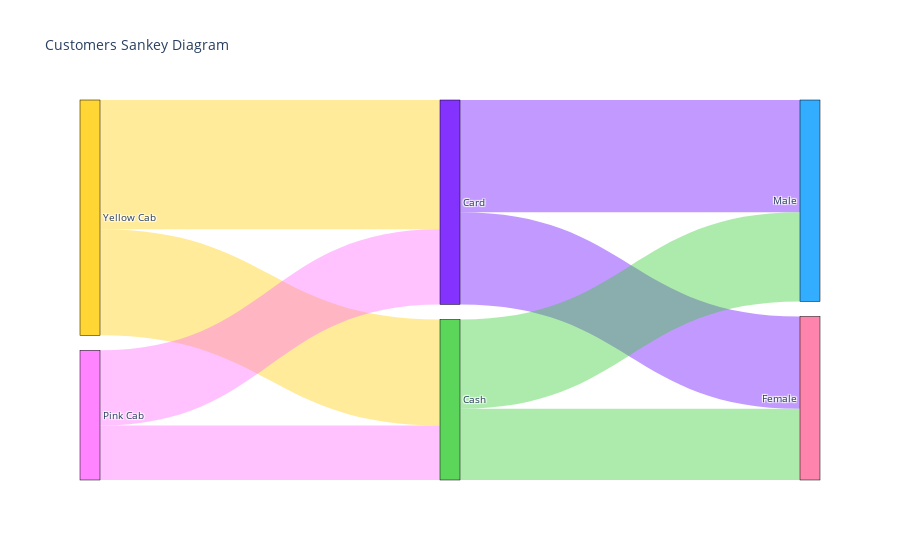

Here is the notebook cell this chart was saved with:
### Code cell
links_opacity = 0.4
node_colors = ['rgba(0, 0, 255, 0.8)'] * len(sankey_node_labels)
color_replacements = {
    'Yellow Cab': 'rgba(255, 204, 0, 0.8)', 
    'Pink Cab': 'rgba(255, 102, 255, 0.8)', 
    'Card': 'rgba(102, 0, 255, 0.8)', 
    'Cash': 'rgba(51, 204, 51, 0.8)', 
    'Male': 'rgba(0, 153, 255, 0.8)', 
    'Female': 'rgba(255, 102, 153, 0.8)'
}
# replacing default 'blue' by custom color in color_replacements
for key in color_replacements.keys():
    node_colors[sankey_node_labels.index(key)] = color_replacements[key]

# coloring link by source color
links_color = [node_colors[x].replace('0.8', str(links_opacity)) for x in sankey_links['source']]

fig = go.Figure(data=[go.Sankey(
    node = {
        'pad': 15,
        'thickness': 20,
        'line': {'color': 'black', 'width': 0.5},
        'label': sankey_node_labels,
        'color': node_colors
    },
    link = {
        'source': sankey_links['source'], # indices correspond to labels, eg A1, A2, A1, B1, ...
        'target': sankey_links['target'],
        'value': sankey_links['value'],
        #'label': ['l1', 'l2', 'l3', 'l4', 'l5', 'l6'],
        'color': links_color
    }
)])

fig.update_layout(title_text="Customers Sankey Diagram", font_size=10)

### Figure 1 — Plotly figure (JSON) as saved in the notebook; plotly's stock layout.template omitted (floating-point values rounded to 4 significant figures)
{"data": [{"link": {"color": ["rgba(255, 204, 0, 0.4)", "rgba(255, 204, 0, 0.4)", "rgba(255, 102, 255, 0.4)", "rgba(255, 102, 255, 0.4)", "rgba(102, 0, 255, 0.4)", "rgba(102, 0, 255, 0.4)", "rgba(51, 204, 51, 0.4)", "rgba(51, 204, 51, 0.4)", "rgba(0, 153, 255, 0.4)", "rgba(0, 153, 255, 0.4)", "rgba(0, 153, 255, 0.4)", "rgba(0, 153, 255, 0.4)", "rgba(0, 153, 255, 0.4)", "rgba(255, 102, 153, 0.4)", "rgba(255, 102, 153, 0.4)", "rgba(255, 102, 153, 0.4)", "rgba(255, 102, 153, 0.4)", "rgba(255, 102, 153, 0.4)"], "source": [0, 0, 1, 1, 2, 2, 3, 3, 4, 4, 4, 4, 4, 5, 5, 5, 5, 5], "target": [2, 3, 2, 3, 4, 5, 4, 5, 6, 7, 8, 9, 10, 6, 7, 8, 9, 10], "value": [22263, 18273, 12956, 9393, 19322, 15897, 15389, 12277, 0, 0, 0, 0, 0, 0, 0, 0, 0, 0]}, "node": {"color": ["rgba(255, 204, 0, 0.8)", "rgba(255, 102, 255, 0.8)", "rgba(102, 0, 255, 0.8)", "rgba(51, 204, 51, 0.8)", "rgba(0, 153, 255, 0.8)", "rgba(255, 102, 153, 0.8)", "rgba(0, 0, 255, 0.8)", "rgba(0, 0, 255, 0.8)", "rgba(0, 0, 255, 0.8)", "rgba(0, 0, 255, 0.8)", "rgba(0, 0, 255, 0.8)"], "label": ["Yellow Cab", "Pink Cab", "Card", "Cash", "Male", "Female", "(0, 25]", "(25, 35]", "(35, 45]", "(45, 55]", "(55, 65]"], "line": {"color": "black", "width": 0.5}, "pad": 15, "thickness": 20}, "type": "sankey"}], "layout": {"font": {"size": 10}, "title": {"text": "Customers Sankey Diagram"}}}
